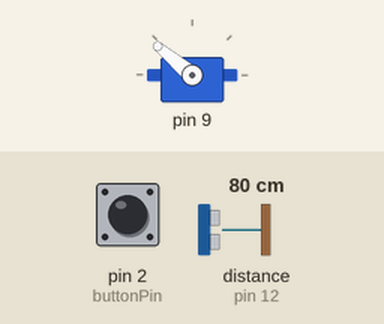
Simulated run of this sketch. Board: Arduino Mega 2560, built with avr-gcc and run on an emulated ATmega2560. Shown: servo. The inputs (shaded band) are chosen by the test bench; at power-on: distance to the obstacle (sensor on pin 12) 80 cm, pin 2 (buttonPin) HIGH. The echo pulse lasts 58.3 µs per cm; what the sketch prints to the serial monitor is not drawn.

Above: at 1.29 s.
1.3 s: distance to the obstacle (sensor on pin 12) set to 2 cm
At 1.8 s:
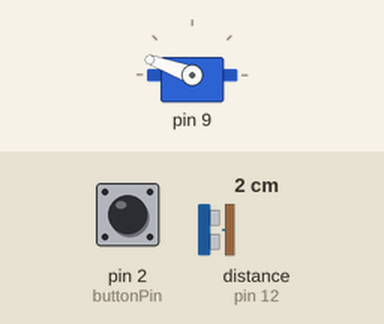
4.3 s: pin 2 (buttonPin) pulled LOW for 0.15 s
At 5.4 s:
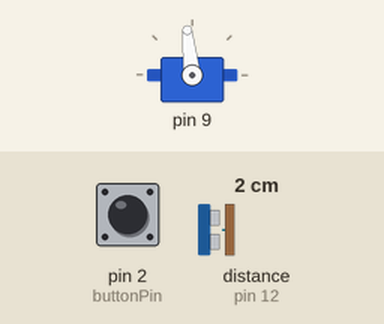
5.9 s: pin 2 (buttonPin) pulled LOW for 1 s
At 7.36 s:
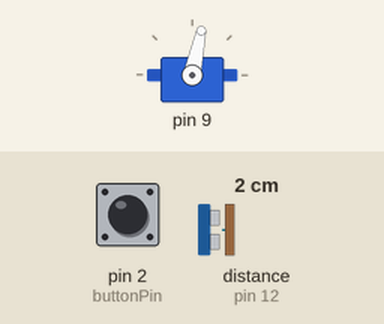
9.0 s: pin 2 (buttonPin) pulled LOW for 3.2 s
13.7 s: pin 2 (buttonPin) pulsed LOW 5 times (0.12 s each, 0.3 s apart)
At 14.29 s:
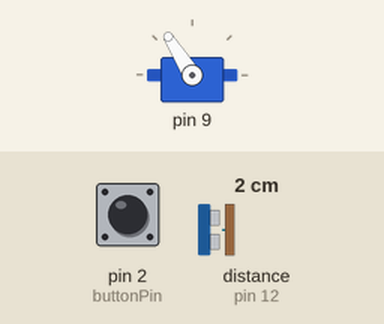
17.6 s: distance to the obstacle (sensor on pin 12) set to 250 cm
Timing chart, 0 to 21.6 s (numbered marks = the images above; inputs shaded):
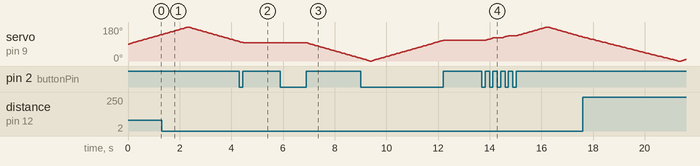

Measured:
- after the input at 4.3 s, servo on pin 9: goes on until 4.5 s, then stays 96°
- after the input at 5.9 s, servo on pin 9: moves from 96° to 14° over 2.0 s, starting after 1.1 s
- after the input at 13.7 s, servo on pin 9: rises from 110° to 180° in 2.3 s, then falls to 128° in 1.4 s
- by itself, servo on pin 9: rises from 140° to 180° in 0.97 s, then falls to 104° in 1.9 s

The sketch:

data_viz_cumulative_error.ino
```cpp
#include <NewPing.h>
#include <Servo.h>
#include <Array.h>

#define TRIGGER_PIN   11 // Arduino pin tied to trigger pin on ping sensor.
#define ECHO_PIN      12 // Arduino pin tied to echo pin on ping sensor.
#define MAX_DISTANCE 400 // Maximum distance we want to ping for (in centimeters). Maximum sensor distance is rated at 400-500cm.

NewPing sonar(TRIGGER_PIN, ECHO_PIN, MAX_DISTANCE); // NewPing setup of pins and maximum distance.
Servo myservo;  // create servo object to control a servo

unsigned int cm;
unsigned int pingSpeed = 33; // How frequently are we going to send out a ping (in milliseconds). 50ms would be 20 times a second.
unsigned long pingTimer;     // Holds the next ping time.

boolean isRunning = false;
const int buttonPin = 2;
int buttonState;
// the previous reading from the input pin
int lastButtonState = HIGH;

unsigned long lastDebounceTime = 0;  // the last time the output pin was toggled
unsigned long debounceDelay = 50;    // the debounce time; increase if the output flickers

class Sweeper
{
  Servo servo;              // the servo
  int id;
  int pos;              // current servo position
  int increment;        // increment to move for each interval
  int  updateInterval;      // interval between updates
  unsigned long lastUpdate; // last update of position
  String sweepString = "";

  NewPing *sonar;
  int currentDistance;

  // =============
  // these two vars are pure debug variels to control what gets sent over serial
  boolean sendJSON = true;
  boolean storeDataJSON = true;
  boolean printStringTitle = false;
  // =============

public:
  Sweeper(int ide, int interval, NewPing &sonar, int position)
  {
    updateInterval = interval;
    // can be 1,2,3,4 etc...
    increment = 2;
    id = constrain(ide, 0, 13);
    pos = position;
  }

  void Attach(int pin)
  {
    if(servo.attached() == 0){
      servo.attach(pin);
    }
  }

  void Detach()
  {
    servo.detach();
  }

  void SetPos(int startPosition)
  {
    pos = startPosition;
    servo.write(pos);
  }

  int isAttached()
  {
    return servo.attached();
  }

  void SetDistance(int d)
  {
    currentDistance = d;

    if(storeDataJSON == true){
      StoreData(currentDistance);
    }
  }

  void SendBatchData() {
    // helping debug the serial buffer issue
    if(sendJSON == true){
        if(sweepString.endsWith("/")){
          int char_index = sweepString.lastIndexOf("/");
          sweepString.remove(char_index);
        }

        if(printStringTitle == true){
          Serial.println("");
          Serial.print("sweepString: ");
        }
        Serial.println(sweepString);
        sweepString = "";
    }
  }

  void StoreData(int currentDistance)
  {
    if(printStringTitle == true){
      if(String(currentDistance).length() > 0){
        Serial.print("currentDistance: ");
        Serial.print((String)currentDistance);
        Serial.print(" ||||");
        Serial.println(" ");
      }
    }

    if(String(currentDistance).length() > 0){
      String tmp = String(id);
      tmp.concat(":");
      tmp.concat(String(pos));
      tmp.concat(":");
      tmp.concat(String(currentDistance));

      sweepString.concat(tmp);
      sweepString.concat("/");
    }
  }

  void Update()
  {

    if (pos == -1) {
      pos = 0;
      servo.write(pos);
    }

    if((millis() - lastUpdate) > updateInterval)  // time to update
    {
      lastUpdate = millis();
      pos += increment;
      servo.write(pos);
      if ((pos >= 180) || (pos <= 0)) // end of sweep
      {
        // send data through serial here
        SendBatchData();
        // reverse direction
        Detach();
        Attach(9);
        increment = -increment;
      }
    }
  }
};

// Init the sweeper
Sweeper sweeper(0, 50, sonar, 0);

void setup() {
  // Open serial monitor at 115200 baud to see ping results.
  Serial.begin(115200);
  pingTimer = millis(); // Start now.

  // initialize the pushbutton pin as an input:
  pinMode(buttonPin, INPUT);

  sweeper.Attach(9);
  sweeper.SetPos(90);

}

void loop() {
  // Notice how there's no delays in this sketch to allow you to do other processing in-line while doing distance pings.
  if (millis() >= pingTimer) {   // pingSpeed milliseconds since last ping, do another ping.
    pingTimer += pingSpeed;      // Set the next ping time.
    sonar.ping_timer(echoCheck); // Send out the ping, calls "echoCheck" function every 24uS where you can check the ping status.
  }

  int reading = digitalRead(buttonPin);

  if (reading != lastButtonState) {
    // reset the debouncing timer
    lastDebounceTime = millis();
  }

  if ((millis() - lastDebounceTime) > debounceDelay) {
    // whatever the reading is at, it's been there for longer
    // than the debounce delay, so take it as the actual current state:

    // if the button state has changed:
    if (reading != buttonState) {
      buttonState = reading;

      // only toggle the LED if the new button state is HIGH
      if (buttonState == HIGH) {
        isRunning = !isRunning;
      }
    }
  }

  // save the reading.  Next time through the loop,
  // it'll be the lastButtonState:
  lastButtonState = reading;

  if(isRunning == true){
    // update
    if(sweeper.isAttached() == true){
      sweeper.Update();
    } else {
      sweeper.Attach(9);
      sweeper.Update();
    }
  } else {
    // check to make make sure the server is attached before detaching
    if(sweeper.isAttached() == true){
      sweeper.Detach();
    }
  }
}

// Timer2 interrupt calls this function every 24uS where you can check the ping status.
void echoCheck() {
  // This is how you check to see if the ping was received.
  if (sonar.check_timer()) {

    // Ping returned, uS result in ping_result, convert to cm with US_ROUNDTRIP_CM.
    // Serial.print("Ping: ");
    // Serial.print(sonar.ping_result / US_ROUNDTRIP_CM);
    // Serial.println("cm");

    // only store data if the robot is running
    // don't store if not moving / static
    if(isRunning == true){
      cm = sonar.ping_result / US_ROUNDTRIP_CM;
      sweeper.SetDistance(cm);
    }
  }
}
```
